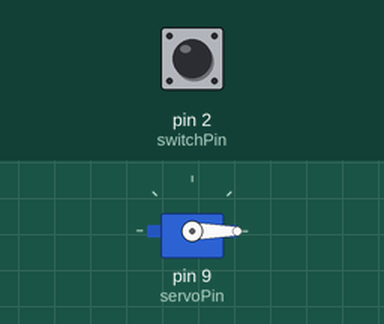
This sketch was run on a simulated Arduino Uno, built with avr-gcc and run on an emulated ATmega328P. Parts: servo. The inputs (shaded band) are chosen by the test bench; at power-on: pin 2 (switchPin) LOW.

Above: at 1.2 s.
1.3 s: pin 2 (switchPin) pulled HIGH for 0.15 s
At 1.4 s:
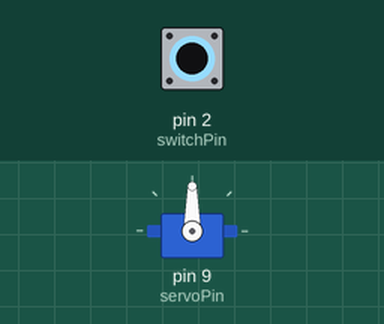
2.9 s: pin 2 (switchPin) pulled HIGH for 3.2 s
At 6.6 s:
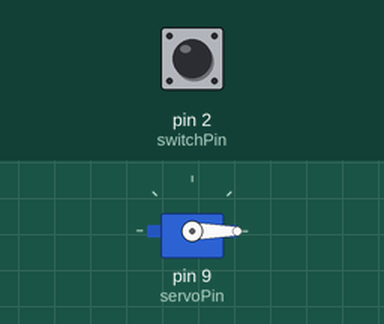
Timing chart, 0 to 8.1 s (numbered marks = the images above; inputs shaded):
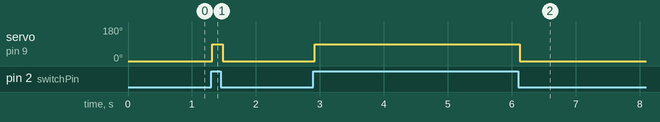

The sketch:

copper_tape_test.ino
```cpp
#include <Servo.h>

const int switchPin = 2; // Pin connected to Row 10
const int servoPin = 9;  // Pin connected to orange servo wire

Servo myServo;

void setup() {
  pinMode(switchPin, INPUT); // Reads HIGH when tape touches 5V
  myServo.attach(servoPin);
  myServo.write(0);          // Starting rest position
}

void loop() {
  int switchState = digitalRead(switchPin);

  if (switchState == HIGH) {
    myServo.write(90); // Move servo when copper tape closes circuit
  } else {
    myServo.write(0);  // Return to 0 degrees when opened
  }

  delay(40);
}
```

Measured:
- after the input at 1.3 s, servo on pin 9 (servoPin): 0° → 90° at once, → 0° 0.16 s later
- after the input at 2.9 s, servo on pin 9 (servoPin): 0° → 90° at once, → 0° 3.2 s later
